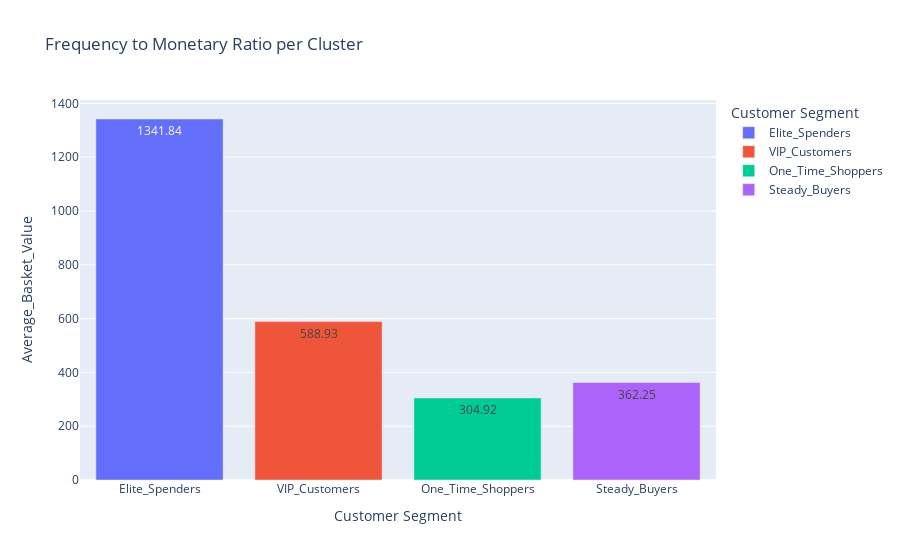

Notebook cell for this chart:
### Code cell
# Creating the fourth plot: Frequency to Monetary Ratio per segment
fig3 = px.bar(
    k_means_summary,
    x="K_Means_Cluster",
    y="Average_Basket_Value",
    color="K_Means_Cluster",
    title="Frequency to Monetary Ratio per Cluster",
    labels={
        "Average_Basket_Value": "Average_Basket_Value",
        "K_Means_Cluster": "Customer Segment",
    },
    text="Average_Basket_Value",
)
fig3.show()

### Figure 1 — Plotly figure (JSON) as saved in the notebook; plotly's stock layout.template omitted (floating-point values rounded to 4 significant figures)
{"data": [{"alignmentgroup": "True", "hovertemplate": "Customer Segment=%{x}<br>Average_Basket_Value=%{text}<extra></extra>", "legendgroup": "Elite_Spenders", "marker": {"color": "#636efa", "pattern": {"shape": ""}}, "name": "Elite_Spenders", "offsetgroup": "Elite_Spenders", "orientation": "v", "showlegend": true, "text": [1342.0], "textposition": "auto", "type": "bar", "x": ["Elite_Spenders"], "xaxis": "x", "y": [1342.0], "yaxis": "y"}, {"alignmentgroup": "True", "hovertemplate": "Customer Segment=%{x}<br>Average_Basket_Value=%{text}<extra></extra>", "legendgroup": "VIP_Customers", "marker": {"color": "#EF553B", "pattern": {"shape": ""}}, "name": "VIP_Customers", "offsetgroup": "VIP_Customers", "orientation": "v", "showlegend": true, "text": [588.9], "textposition": "auto", "type": "bar", "x": ["VIP_Customers"], "xaxis": "x", "y": [588.9], "yaxis": "y"}, {"alignmentgroup": "True", "hovertemplate": "Customer Segment=%{x}<br>Average_Basket_Value=%{text}<extra></extra>", "legendgroup": "One_Time_Shoppers", "marker": {"color": "#00cc96", "pattern": {"shape": ""}}, "name": "One_Time_Shoppers", "offsetgroup": "One_Time_Shoppers", "orientation": "v", "showlegend": true, "text": [304.9], "textposition": "auto", "type": "bar", "x": ["One_Time_Shoppers"], "xaxis": "x", "y": [304.9], "yaxis": "y"}, {"alignmentgroup": "True", "hovertemplate": "Customer Segment=%{x}<br>Average_Basket_Value=%{text}<extra></extra>", "legendgroup": "Steady_Buyers", "marker": {"color": "#ab63fa", "pattern": {"shape": ""}}, "name": "Steady_Buyers", "offsetgroup": "Steady_Buyers", "orientation": "v", "showlegend": true, "text": [362.2], "textposition": "auto", "type": "bar", "x": ["Steady_Buyers"], "xaxis": "x", "y": [362.2], "yaxis": "y"}], "layout": {"barmode": "relative", "legend": {"title": {"text": "Customer Segment"}, "tracegroupgap": 0}, "title": {"text": "Frequency to Monetary Ratio per Cluster"}, "xaxis": {"anchor": "y", "categoryarray": ["Elite_Spenders", "VIP_Customers", "One_Time_Shoppers", "Steady_Buyers"], "categoryorder": "array", "domain": [0, 1], "title": {"text": "Customer Segment"}}, "yaxis": {"anchor": "x", "domain": [0, 1], "title": {"text": "Average_Basket_Value"}}}}
